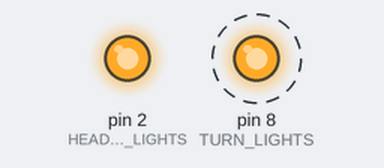
Recording of a sketch running on a simulated Arduino Uno, built with avr-gcc and run on an emulated ATmega328P. Shown: output pins drawn as LEDs (lit = HIGH). Dashed ring = blinking.

Above: at 0.12 s.
Timing chart, 0 to 3.0 s (numbered marks = the images above):
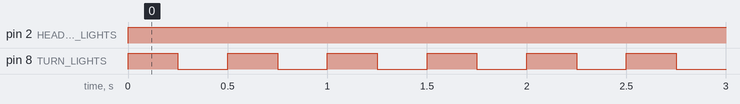

The sketch:

lights.ino
```cpp
/* lights.ino
 * Control the lights on simple Lux
 *
 * Author: Andrew Chan
 */

// define pins
#define HEAD_TAIL_LIGHTS 2  // corresponds to PIN D2
#define TURN_LIGHTS 8      // corresponds to PIN D8
#define LED_PIN 13          // onboard LED

// define mode
#define DEBUG true

void setup() {
  // put your setup code here, to run once:
  pinMode(HEAD_TAIL_LIGHTS, OUTPUT);
  pinMode(TURN_LIGHTS, OUTPUT);
}

void loop() {
  // put your main code here, to run repeatedly:
  int timeToDelay = 250;
  digitalWrite(HEAD_TAIL_LIGHTS, HIGH);

  digitalWrite(TURN_LIGHTS, HIGH);
  if (DEBUG) {
    digitalWrite(LED_PIN, HIGH);
  }
  delay(timeToDelay);
  digitalWrite(TURN_LIGHTS, LOW);
  if (DEBUG) {
    digitalWrite(LED_PIN, LOW);
  }
  delay(timeToDelay);
}
```

Measured:
- by itself, pin 2 (HEAD_TAIL_LIGHTS): LOW → HIGH at 0.00 s
- by itself, pin 8 (TURN_LIGHTS): alternates HIGH for 0.25 s and LOW for 0.25 s
